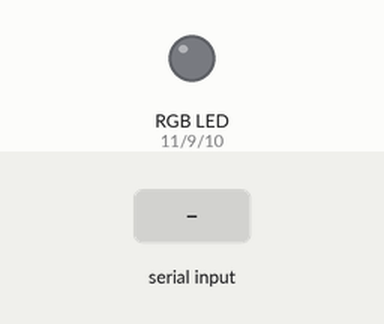
This sketch was run on a simulated Arduino Uno, built with avr-gcc and run on an emulated ATmega328P. Shown: an RGB LED mixed from three pins (HIGH = lit). The test bench sets the inputs (shaded band). Dim RGB values are drawn brighter than linear.

Above: at 1.2 s.
1.3 s: "90,45,200\n" received over Serial
At 2.4 s:
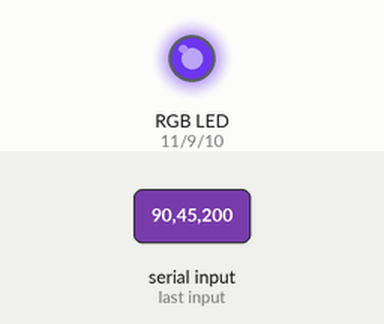
2.8 s: "30,150,10\n" received over Serial
At 3.5 s:
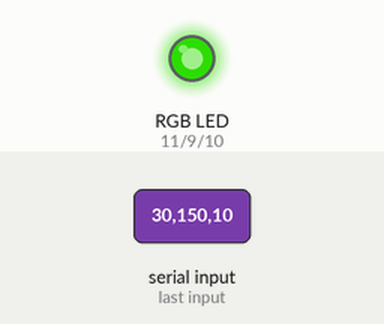
4.3 s: "90,45\n" received over Serial
At 5.5 s:
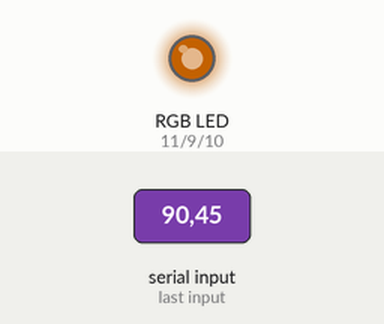
5.8 s: "5\n" received over Serial
At 6.7 s:
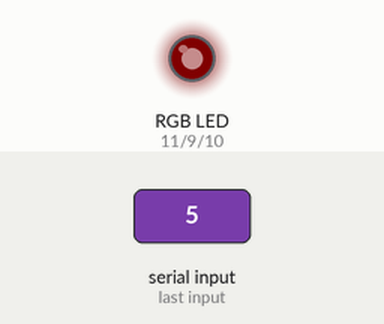
7.3 s: "90\n" received over Serial
At 7.9 s:
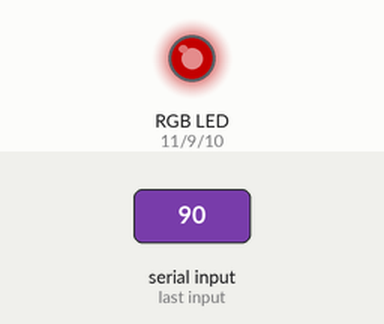
8.8 s: "200\n" received over Serial
At 10.3 s:
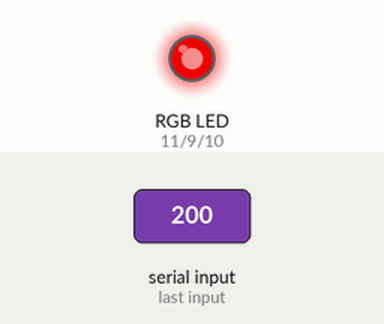
Timing chart, 0 to 11.3 s (numbered marks = the images above; inputs shaded):
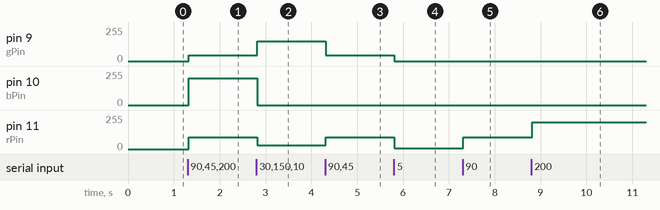

The sketch:

LEDRGB.ino
```cpp
/*===========================
Program ktory dziala z FuzzyLEDControler,
na Serial przychodza wartosci on je dekoduje i zmienia kolor diody ze wspolna katoda na pinach PWM.
Ten kod najpierw wgrac do Arduino, a potem uzywac aplikacji w JAVA
============================*/

//piny z odpowiednimi diodami
const int rPin = 11;
const int gPin = 9;
const int bPin = 10;

//definicja danych
int redCol = 0;
int greenCol = 0;
int blueCol = 0;

void setup()
{
	Serial.begin(9600);
	Serial.setTimeout(10); //sets the maximum milliseconds to wait for serial data
	pinMode(rPin, OUTPUT); //wyjscia na piny
	pinMode(gPin, OUTPUT);
	pinMode(bPin, OUTPUT);
}

void loop()
{
	String red = "";
	String green = "";
	String blue = "";

	while (Serial.available() > 0)
	{
		//Program dostaje na serialu liczbe np 234100080 ktora sklada sie na R:234 G:100 B:080
		String x = Serial.readString();

		//Do odpowiednich stringow skladuje te dane
		red = x.substring(0, 3);
		green = x.substring(3, 6);
		blue = x.substring(6, 9);

		//Parsuje do inta
		redCol = red.toInt();
		greenCol = green.toInt();
		blueCol = blue.toInt();

		//zmienia kolor diody zgodnie z dostana liczba
		setColor(redCol, greenCol, blueCol);
	}
}

//Ustawia kolor diody na zdefiniowanych pinach wg przyjetych wartosci
void setColor(int rVal, int gVal, int bVal)
{
	analogWrite(rPin, rVal);
	analogWrite(gPin, gVal);
	analogWrite(bPin, bVal);
}
```

Measured:
- after the input at 1.3 s, pin 9 (gPin): 0/255 → 45/255 at once; pin 10 (bPin): 0/255 → 200/255 at once; pin 11 (rPin): 0/255 → 90/255 at once
- after the input at 2.8 s, pin 9 (gPin): 45/255 → 150/255 at once; pin 10 (bPin): 200/255 → 0/255 at once; pin 11 (rPin): 90/255 → 30/255 at once
- after the input at 4.3 s, pin 9 (gPin): 150/255 → 45/255 at once; pin 11 (rPin): 30/255 → 90/255 at once
- after the input at 5.8 s, pin 9 (gPin): 45/255 → 0/255 at once; pin 11 (rPin): 90/255 → 5/255 at once
- after the input at 7.3 s, pin 11 (rPin): 5/255 → 90/255 at once
- after the input at 8.8 s, pin 11 (rPin): 90/255 → 200/255 at once
